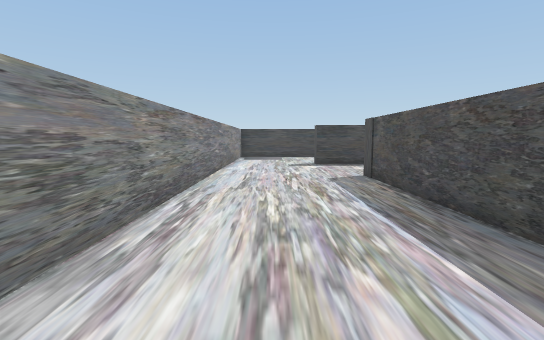
[1] (above)

20 first-person views from a walk through a Unity game level. The camera is 0.5 m above the floor, tilts 6° down and sees 85° across. The floor is counted in squares, 0.5 m on a side. Each view is taken from the middle of a square. On the plan, view 1 faces up. The plan holds only what a view shows up to about 12 squares ahead; the rest is blank. Some surface patterns are stand-ins.

[2]
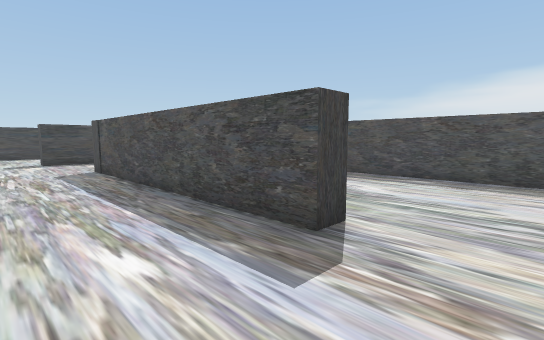

[3]
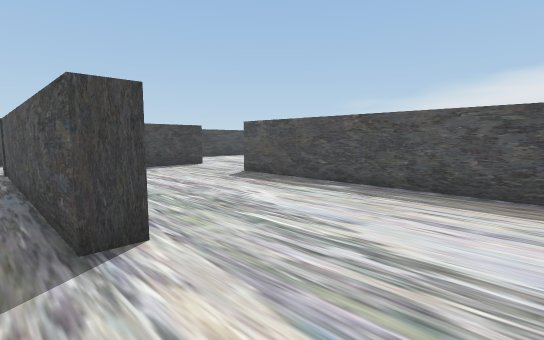

[4]
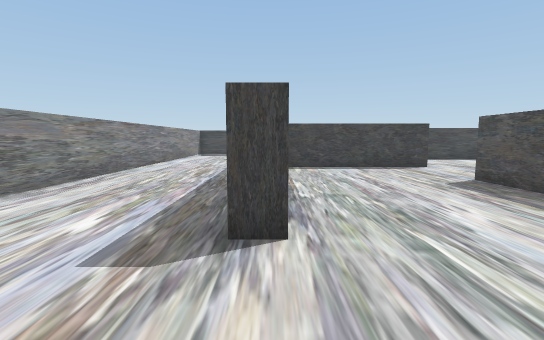

[5]
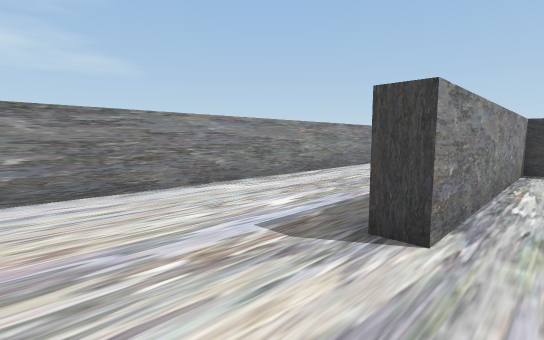

[6]
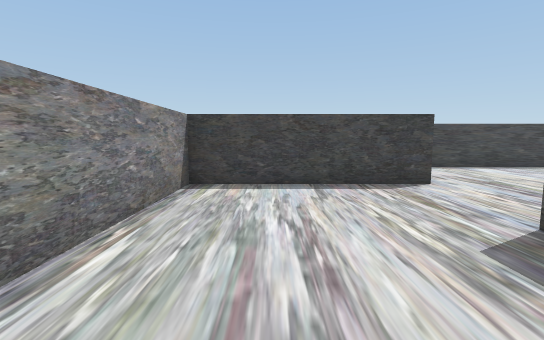

[7]
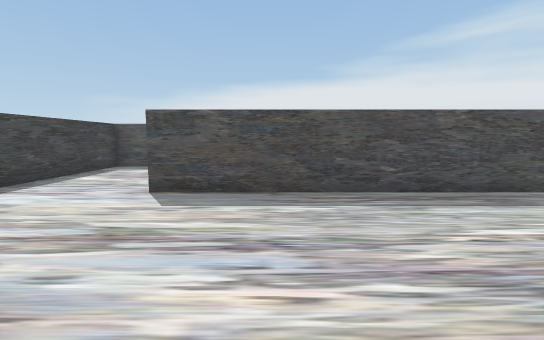

[8]
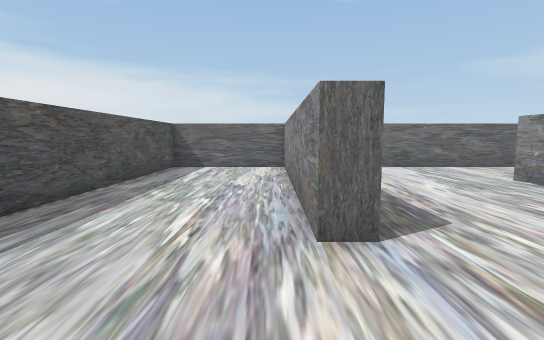

[9]
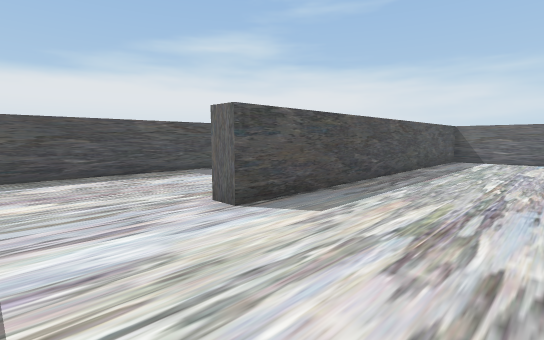

[10]
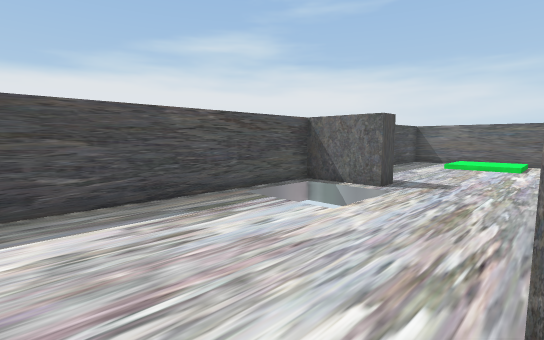

[11]
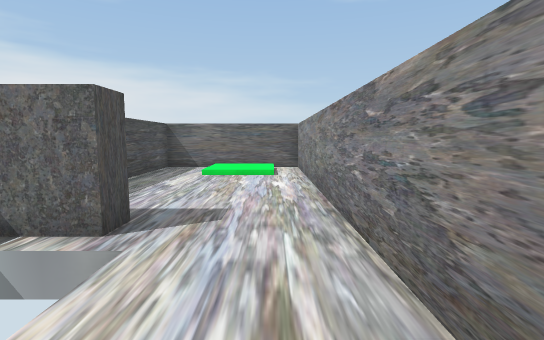

[12]
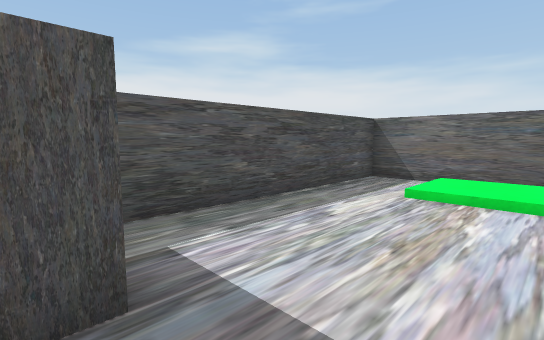

[13]
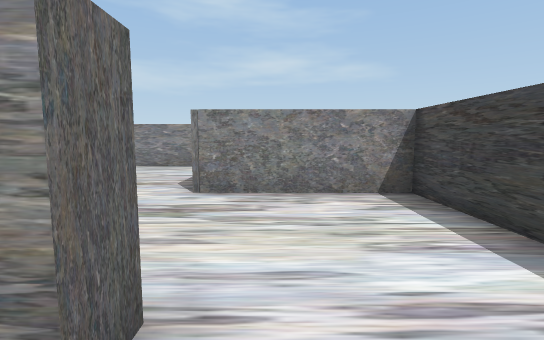

[14]
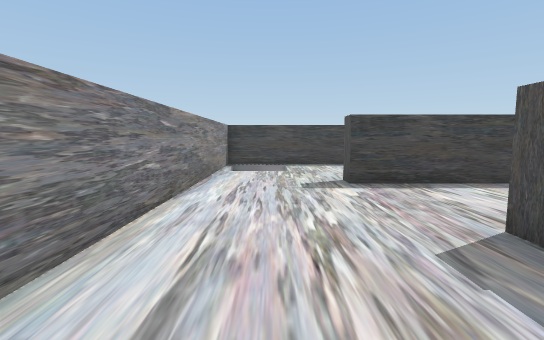

[15]
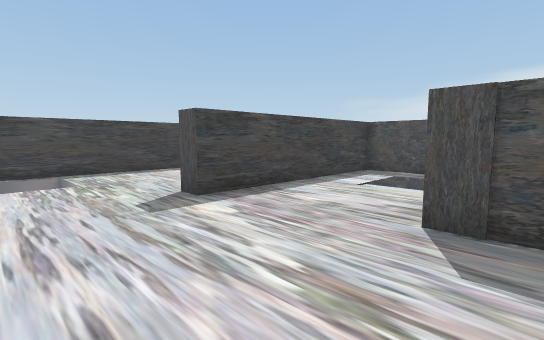

[16]
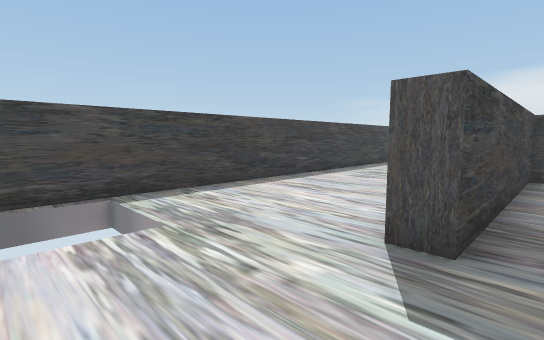

[17]
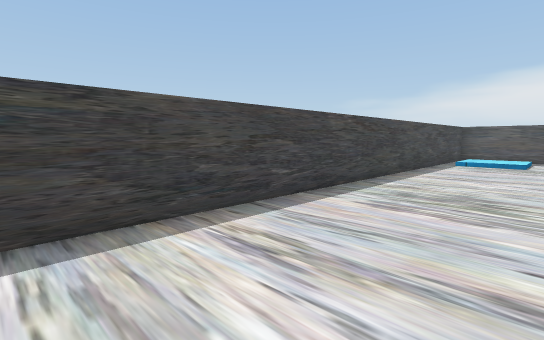

[18]
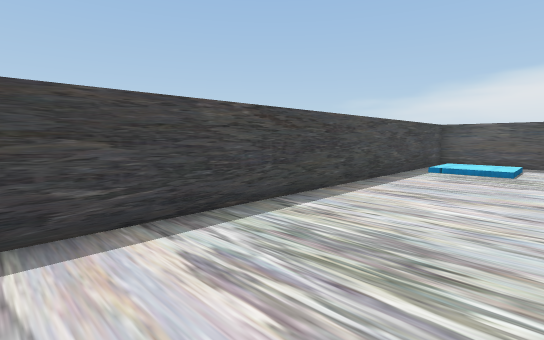

[19]
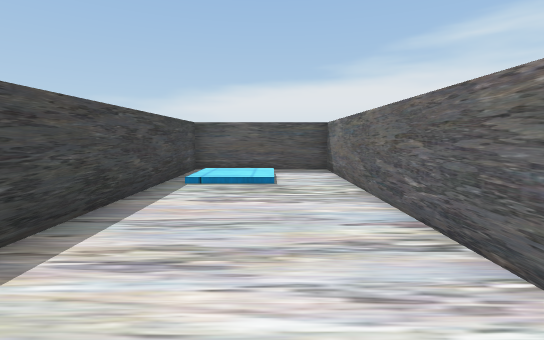

[20]
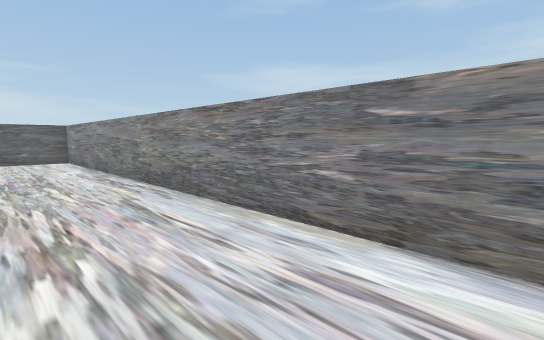

### Floor plan
Ten units are one square. View 1 is at (0, 0); x grows to the right and y downward. Boxes are objects, and circles mark ways between rooms. Rooms are numbered by the first view taken in them; rooms with no view inside come last. Other rooms are left out.
<svg viewBox="-22 -170 204 210">
<path fill="none" stroke="#000" d="M80 -98 80 -116 17 -116 17 -122M80 29 80 -42 86 -42 86 30M85 35 125 35 125 -83 131 -83M177 -40 177 -116 86 -116 86 -75 32 -75 32 1 26 1 26 -81M-17 -159 -17 35 51 35M157 -34 157 -40M131 -61 131 35 177 35 177 -29M99 -122 177 -122 177 -165 -10 -165"/>
<circle cx="145" cy="-75" r="3" fill="#2a7"/>
<circle cx="20" cy="-137" r="3" fill="#2a7"/>
<text x="60" y="-50">1</text>
<text x="150" y="-10">2</text>
<text x="90" y="-150">3</text>
</svg>
Room 1 opens to room 2. Room 1 opens to room 3.

Where each view was taken, in squares from view 1:
view 1: 0 up, 0 right, facing up
view 2: 2 down, 0 right, facing up-right
view 3: 3 down, 2 right, facing up-right
view 4: 3 down, 3 right, facing up
view 5: 3 down, 4 right, facing up-left
view 6: 1 up, 5 right, facing up
view 7: 6 up, 7 right, facing right
view 8: 7 up, 9 right, facing down
view 9: 11 up, 9 right, facing down-right
view 10: 10 up, 13 right, facing down-right
view 11: 7 up, 14 right, facing down
view 12: 4 up, 14 right, facing down-right
view 13: 9 up, 14 right, facing left
view 14: 5 up, 0 right, facing up
view 15: 7 up, 1 left, facing up-right
view 16: 11 up, 1 left, facing up-right
view 17: 13 up, 2 right, facing up-right
view 18: 13 up, 5 right, facing up-right
view 19: 14 up, 8 right, facing right
view 20: 11 up, 1 right, facing down-left
